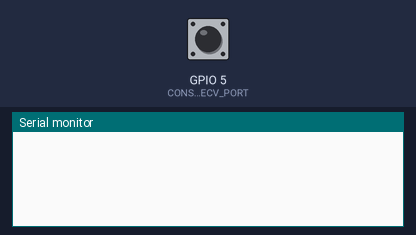
This sketch was run on a simulated ESP32. On the bench: the last lines printed to the serial monitor. The inputs (shaded band) are chosen by the test bench; at power-on: GPIO 5 (CONST_IRDA_RECV_PORT) HIGH.

Above: at 1.2 s.
1.3 s: GPIO 5 (CONST_IRDA_RECV_PORT) driven LOW
At 3.2 s:
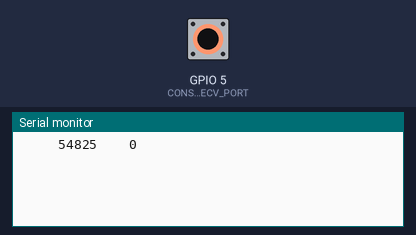
3.5 s: GPIO 5 (CONST_IRDA_RECV_PORT) driven HIGH
At 4.8 s:
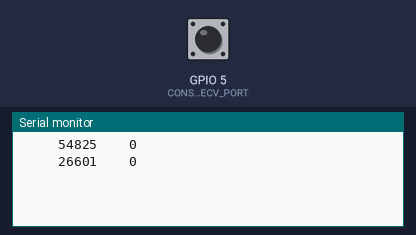
5.0 s: GPIO 5 (CONST_IRDA_RECV_PORT) pulsed LOW 2 times (0.12 s each, 0.3 s apart)
At 6.6 s:
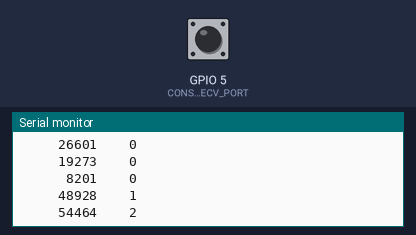
Timing chart, 0 to 8.1 s (numbered marks = the images above; inputs shaded):
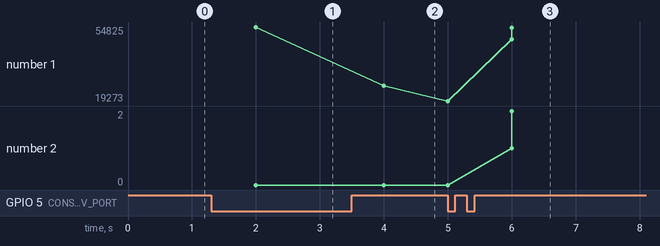

The sketch:

testIrdaRecv.ino
```cpp
short nIntPart, nDecPart;
char dispBuff[100];

#define CONST_IRDA_DATA_LEN 600
int nLen = 292;
short send_buff[CONST_IRDA_DATA_LEN] =
{
  9950, 1191, 2974, 994, 2972, 993, 2970, 975, 2978, 981, 1000, 2949, 3001, 990, 2971, 993, 967, 2978, 995, 2984,
  3002, 989, 970, 2976, 1023, 2979, 974, 3004, 2972, 989, 972, 3006, 974, 2975, 3001, 996, 2969, 985, 975, 2974,
  3001, 989, 973, 3000, 995, 2981, 2973, 988, 2971, 987, 1000, 2980, 2973, 987, 1003, 2943, 3005, 988, 972, 2979,
  3000, 977, 3001, 965, 993, 2957, 1000, 2981, 3004, 989, 997, 2942, 3001, 988, 1000, 2978, 974, 3006, 2977, 985,
  1028, 2928, 1019, 2961, 2977, 1006, 999, 2956, 1007, 2994, 3001, 964, 2996, 960, 3002, 957, 1027, 2932, 3029, 964,
  3001, 957, 1003, 2963, 3004, 972, 3001, 954, 1006, 2942, 1027, 2964, 1007, 2970, 996, 2984, 1024, 2959, 1021, 2946,
  1059, 2920, 1024, 2960, 1079, 2926, 1024, 2956, 3033, 928, 3032, 932, 3026, 940, 3005, 954, 3032, 927, 3029, 934,
  3026, 931, 3030, 940, 3003, 4944, 10007, 1143, 3030, 940, 3003, 958, 3033, 925, 3033, 926, 1016, 2961, 3041, 931,
  3005, 958, 1048, 2907, 1062, 2917, 3054, 927, 1025, 2951, 1063, 2907, 1061, 2909, 3061, 933, 1027, 2928, 1062, 2918,
  3056, 930, 3027, 940, 1049, 2896, 3064, 943, 1048, 2895, 1060, 2921, 3052, 937, 3033, 930, 990, 2965, 3054, 937,
  1034, 2915, 3053, 938, 992, 2964, 3058, 925, 3039, 934, 988, 2988, 1037, 2910, 3066, 926, 1053, 2906, 3059, 933,
  1024, 2951, 1028, 2935, 3051, 928, 1060, 2918, 1050, 2898, 3064, 938, 1052, 2907, 1061, 2919, 3054, 936, 3032, 932,
  3033, 933, 1031, 2915, 3055, 940, 3034, 933, 1037, 2911, 3064, 927, 3037, 922, 1060, 2899, 1060, 2954, 1035, 2931,
  1059, 2918, 1056, 2934, 993, 2965, 1089, 2893, 1089, 2921, 996, 2962, 1066, 2918, 3047, 941, 3033, 930, 3033, 932,
  3037, 923, 3032, 932, 3031, 934, 3034, 930, 3033, 932, 3037, 65535
};

volatile short nDataLen;
volatile short nRecvBusy;
#define CONST_IRDA_RECV_PORT 5
volatile unsigned short recv_buff[CONST_IRDA_DATA_LEN + 2];
volatile long ulCurrIrdaTick;
volatile unsigned long ulPreIrdaTick;

short irda_len[CONST_IRDA_DATA_LEN];


void vReset_microseconds(unsigned long &resetTick)
{
  resetTick = micros();
}

unsigned long ulGet_microseconds(unsigned long checkTick)
{
  unsigned long cur = micros();
  if (cur >= checkTick)
    return cur - checkTick;
  else
    return 0xffffffff - checkTick + cur;;
}

int count = 0;
unsigned long ul25usLoopTick;
unsigned long ul1msLoopTick;
int ul25Count;


void vIrda_recv_interrupt()
{
  //nRecvBusy = 1;
  ulCurrIrdaTick = micros();
  if (nDataLen == 0)
  {
    recv_buff[0] = (unsigned short) ulCurrIrdaTick;
  }
  else
  {
    recv_buff[nDataLen] = (unsigned short) ( ulCurrIrdaTick - ulPreIrdaTick);
  }
  ulPreIrdaTick = ulCurrIrdaTick;
  if (recv_buff[nDataLen] < 0)
    recv_buff[nDataLen] += 0xffffffff;
  nDataLen++;
  if (nDataLen >= CONST_IRDA_DATA_LEN)
    nDataLen = 0;
}

void setup() {
  // put your setup code here, to run once:
  Serial.begin(115200);
  pinMode(CONST_IRDA_RECV_PORT, INPUT);
  //init a  ms timer interrupt
  //os_timer_setfn(&ghTimer100ms, vTimer_interrupt100ms, NULL);
  //os_timer_arm(&ghTimer100ms, 100, true);
  vReset_microseconds(ul25usLoopTick);
  vReset_microseconds(ul1msLoopTick);
  attachInterrupt(CONST_IRDA_RECV_PORT, vIrda_recv_interrupt, CHANGE);
}


void loop() {
  // put your main code here, to run repeatedly:
  int i;

  // a common 100 us loop function, for led, sync time, ...
  if (ulGet_microseconds(ul25usLoopTick) >= 25)
  {
    ul25Count++;
    vReset_microseconds(ul25usLoopTick);

  }
  if (ulGet_microseconds(ul1msLoopTick) >= 1000000)
  {
    //Serial.printf("\n micro count %d %d", ul25Count, ul25Count * 25);
    //Serial.printf("\n\r Recv Data  %d", nDataLen);
    ul25Count = 0;
    vReset_microseconds(ul1msLoopTick);
    if (nRecvBusy > 0)
    {
      //Serial.printf("\n\rinterrypt %d %d", nRecvBusy, nDataLen);
      //nRecvBusy = 0;
    }
    if (nDataLen > 0)
    {
      for (i = 0; i < nDataLen; i++)
      {
        //if (i % 10 == 0)
        //Serial.println();
        Serial.printf("\n%10d ", recv_buff[i]);
        Serial.printf("%4d ", i);

      }
      //Serial.println();
      //delay(3000);
    }
    nDataLen = 0;
    Serial.println();
    Serial.println();
  }
}
```

Measured:
- after the input at 1.3 s, the serial monitor: prints a new line after 0.70 s (image 1)
- after the input at 3.5 s, the serial monitor: prints a new line after 0.50 s (image 2)
- after the input at 5.0 s, the serial monitor: prints a new line at once (image 3)
- plotted number 1: 54825 → 26601 after the input at 3.5 s, 26601 → 54464 after the input at 5.0 s
- plotted number 2: 0 → 2 after the input at 5.0 s
